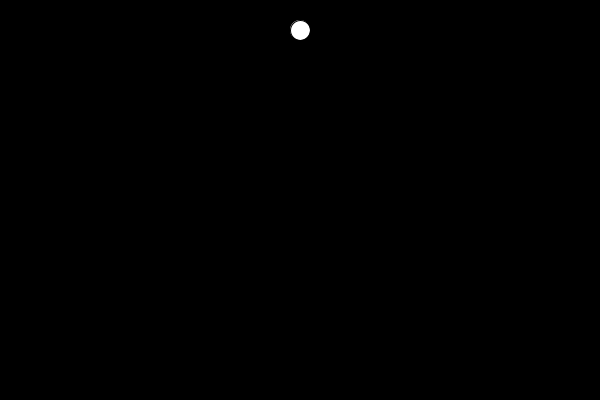
Frame 1 (no input)
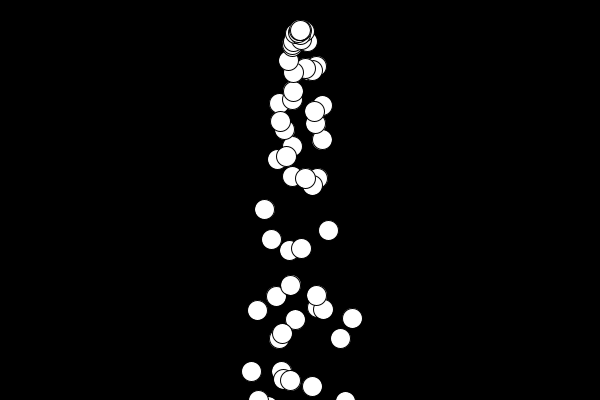
Frame 60 (the mouse pressed at the canvas centre just before this capture)
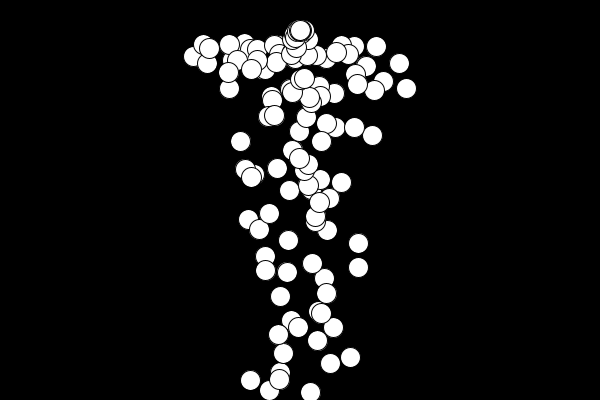
Frame 120 (the mouse held since frame 60 and released just before this capture)

The Processing sketch that drew these frames (run headless with seeded random() and noise(); from frame 60 on, the mouse is pressed at the canvas centre):

// Processing sketch: Class_01_ArraysList_02
// ── Class_01_ArraysList_02.pde
ArrayList ballCollection; 
//AN ARRAYLIST IS A DYNAMIC ARRAY IN WHICH WE CAN ADD AND SUBTRACT DATA
//AS OPPOSED TO A SIMPLE ARRAY IN WHICH WE DECLARE A CERTAIN NUMBER OF DATA.

void setup() {
  size(600,400);
  smooth();
  /*
  for(int i=0; i<myBall.length; i++) {
    float x = random(width);
    float y = random(height);
  myBall[i] = new Ball(x,y);
  }
  */
  ballCollection = new ArrayList();
}

void draw() {
 background(0);
 /*
  for(int i=0; i<myBall.length; i++) {
myBall[i].run(); 
  }
  */
  
  Ball myBall = new Ball(width/2,30);
  ballCollection.add(myBall);

  for(int i=0; i<ballCollection.size(); i++) {
  Ball mb = (Ball) ballCollection.get(i);
  mb.run();
  }
}

// ── Ball.pde
class Ball {
  //GLOABAL VARIABLES
  float x, y;
  float vx = random(-1,1);
  float vy = random(-1,1);

  //CONSTRUCTOR
  Ball(float x, float y) {
    /*
   some programmers prefer to use the same of the field for the parameter.
   as you can't write 
   x = x
   you need to add this (which refers to the object)
   this.x = x
   in my opinion a transparent approach
   */
    this.x = x;
    this.y = y;
  }

  //FUNCTIONS
  void run() {
    display();
    move();
    bounce();
    gravity();
  } 

  void display() {
    ellipse(x, y, 20, 20);
  }

  void move() {
    x+=vx; 
    y+=vy;
  }

  void bounce() {
    if (x<0) {
      //vx = vx * -1 (THIS MAKES ANY VALUE NEGATIVE).
      vx*=-1;
    }
    if (x>width) {
       vx*=-1;
    }
    if (y<0) {
     vy*=-1;
    }
    if (y>height) {
      vy*=-1;
    }
  }
  
  void gravity() {
   vy+=0.3; 
  }
}
